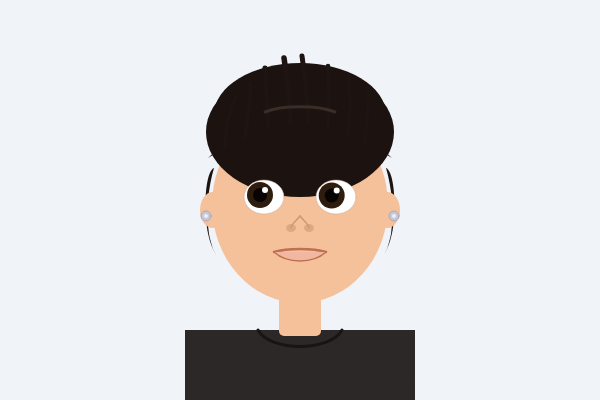
Frame 1 (no input)
Frame 60 (no input): identical to frame 1, image omitted
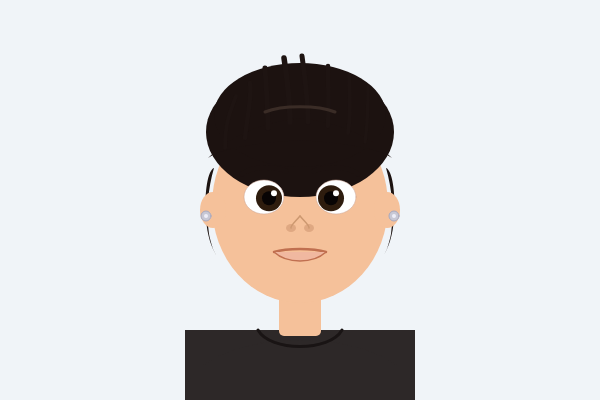
Frame 120 (the mouse pressed at the canvas centre since frame 60)

The p5.js sketch that drew these frames (run headless with seeded random() and noise() and a simulated clock; from frame 60 on, the mouse is pressed at the canvas centre):

// p5.js sketch
// ── sketch.js
let mouthOpen = false;
let hairOffset = 0;
let clothR = 45, clothG = 40, clothB = 40;

function setup() {
  createCanvas(600, 400);
}

function draw() {
  background(240, 244, 248);

  let leftAngle = atan2(mouseY - 198, mouseX - 264);
  let rightAngle = atan2(mouseY - 198, mouseX - 336);
  let pupilDist = 5;
  let lPX = 264 + cos(leftAngle) * pupilDist;
  let lPY = 198 + sin(leftAngle) * pupilDist;
  let rPX = 336 + cos(rightAngle) * pupilDist;
  let rPY = 198 + sin(rightAngle) * pupilDist;

  fill(clothR, clothG, clothB); noStroke();
  rect(185,330,230,75); ellipse(300,395,230,110);
  noFill(); stroke(max(clothR-20,0), max(clothG-20,0), max(clothB-20,0)); strokeWeight(3);
  bezier(258,330, 270,352, 330,352, 342,330);

  fill(245,193,154); noStroke();
  rect(279,278,42,58,5);
  ellipse(300,205,176,196);

  fill(28,18,16); noStroke();
  ellipse(300,132,188,130);
  ellipse(300,115,172,104);
  beginShape();
  vertex(208,158); quadraticVertex(240,125,300,118);
  quadraticVertex(360,125,392,158);
  quadraticVertex(375,145,300,140);
  quadraticVertex(225,145,208,158);
  endShape(CLOSE);

  beginShape(); vertex(214,168);
  bezierVertex(208,188,206,212,209,234);
  bezierVertex(211,244,214,252,216,255);
  bezierVertex(212,248,207,236,206,218);
  bezierVertex(204,192,208,170,214,168);
  endShape(CLOSE);

  beginShape(); vertex(386,168);
  bezierVertex(392,188,394,212,391,234);
  bezierVertex(389,244,386,252,384,255);
  bezierVertex(388,248,393,236,394,218);
  bezierVertex(396,192,392,170,386,168);
  endShape(CLOSE);

  noFill(); strokeCap(ROUND);
  stroke(30,20,18);
  let h = hairOffset;
  strokeWeight(4);   bezier(225,148, 225+h,118, 233+h,106, 236+h,96);
  strokeWeight(4.5); bezier(245,138, 247+h,116, 252+h,98,  250+h,83);
  strokeWeight(5);   bezier(268,128, 268+h,106, 266+h,86,  265+h,68);
  strokeWeight(5.5); bezier(290,122, 290+h,100, 287+h,78,  284+h,58);
  strokeWeight(5);   bezier(308,122, 308+h,100, 305+h,78,  302+h,56);
  strokeWeight(4.5); bezier(328,126, 329+h,104, 328+h,84,  328+h,66);
  strokeWeight(4);   bezier(348,133, 351+h,112, 350+h,92,  349+h,75);
  strokeWeight(3.5); bezier(365,142, 368+h,122, 368+h,102, 368+h,86);

  stroke(58,44,38); strokeWeight(3);
  bezier(265,112, 282,105, 318,105, 335,112);

  hairOffset *= 0.85;

  fill(245,193,154); noStroke();
  ellipse(213,210,26,36); ellipse(387,210,26,36);

  fill(200,200,213); stroke(168,168,190); strokeWeight(1);
  ellipse(206,216,10,10); ellipse(394,216,10,10);
  fill(238,238,248); noStroke();
  ellipse(206,216,4,4); ellipse(394,216,4,4);

  noFill(); stroke(28,18,16); strokeWeight(5);
  bezier(242,174, 252,166, 274,166, 286,171);
  bezier(314,171, 326,166, 348,166, 358,174);

  fill(255); stroke(200,160,144); strokeWeight(0.5);
  ellipse(264,197,40,34); ellipse(336,197,40,34);

  fill(46,28,14); noStroke();
  ellipse(lPX,lPY,26,26); ellipse(rPX,rPY,26,26);

  fill(8,4,4);
  ellipse(lPX,lPY,14,14); ellipse(rPX,rPY,14,14);

  fill(255);
  ellipse(lPX+5,lPY-5,6,6); ellipse(rPX+5,rPY-5,6,6);

  fill(223,168,130); noStroke();
  ellipse(291,228,10,8); ellipse(309,228,10,8);
  noFill(); stroke(204,152,112); strokeWeight(1.5);
  bezier(300,216, 295,222, 290,226, 291,228);
  bezier(300,216, 305,222, 310,226, 309,228);

  noFill(); stroke(192,112,80); strokeWeight(2.5);
  bezier(274,252, 287,248, 313,248, 326,252);
  if (mouthOpen) {
    fill(180,80,60); strokeWeight(1.5);
    bezier(274,252, 287,272, 313,272, 326,252);
    fill(240,210,210); noStroke();
    ellipse(300,264,36,10);
  } else {
    fill(240,184,160); strokeWeight(1.5);
    bezier(274,252, 287,264, 313,264, 326,252);
  }
}

function keyPressed() {
  if (key === ' ')  {
    mouthOpen = !mouthOpen;
  }
  if (keyCode === LEFT_ARROW) {
    hairOffset = -12;
  }
  if (keyCode === RIGHT_ARROW) {
    hairOffset = 12;
  }
  if (keyCode === UP_ARROW) {
    hairOffset = -8;
  }
  if (keyCode === DOWN_ARROW) {
    hairOffset = 8;
  }
}

function mouseClicked() {
  let c = floor(random(8));
  if (c === 0) { clothR = 180; clothG = 80;  clothB = 80;  }
  if (c === 1) { clothR = 190; clothG = 120; clothB = 60;  }
  if (c === 2) { clothR = 185; clothG = 175; clothB = 70;  }
  if (c === 3) { clothR = 80;  clothG = 140; clothB = 90;  }
  if (c === 4) { clothR = 70;  clothG = 100; clothB = 160; }
  if (c === 5) { clothR = 110; clothG = 80;  clothB = 150; }
  if (c === 6) { clothR = 150; clothG = 140; clothB = 135; }
  if (c === 7) { clothR = 45;  clothG = 40;  clothB = 40;  }
}
